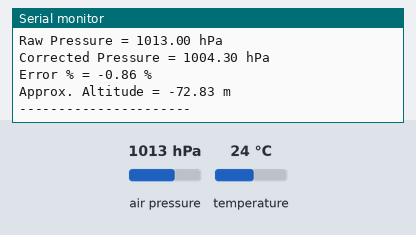
A sketch run on a simulated Arduino Uno, built with avr-gcc and run on an emulated ATmega328P. Shown: the last lines printed to the serial monitor. The inputs (shaded band) are chosen by the test bench; at power-on: air pressure 1013 hPa, temperature 24 °C.

Above: at 1.2 s.
1.3 s: air pressure set to 952 hPa
At 3.1 s:
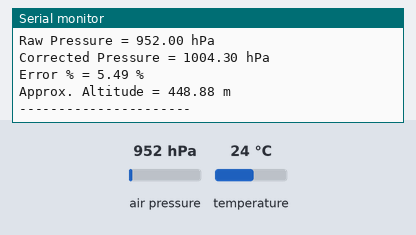
3.6 s: temperature set to 12 °C
5.9 s: air pressure set to 975 hPa
At 7.0 s:
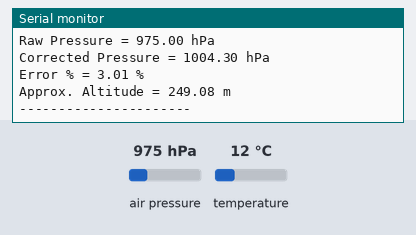
Timing chart, 0 to 8.9 s (numbered marks = the images above; inputs shaded):
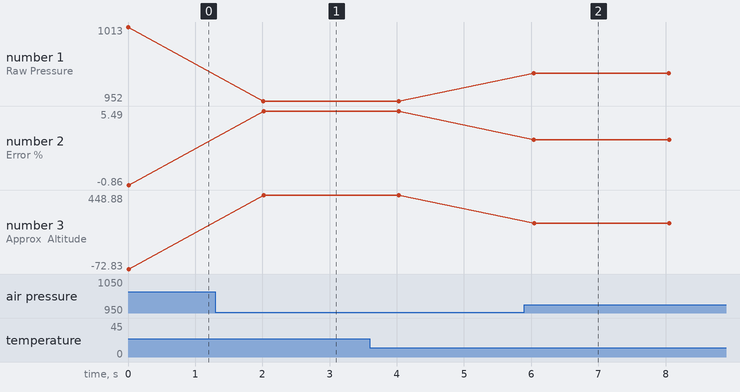

Measured:
- after the input at 1.3 s, the serial monitor: prints a new line after 0.72 s (image 1)
- after the input at 5.9 s, the serial monitor: prints a new line after 0.14 s (image 2)
- plotted number 1: 1013 → 952 after the input at 1.3 s, 952 → 975 after the input at 5.9 s
- plotted number 2: -0.86 → 5.49 after the input at 1.3 s, 5.49 → 3.01 after the input at 5.9 s
- plotted number 3: -72.83 → 448.88 after the input at 1.3 s, 448.88 → 249.08 after the input at 5.9 s

The sketch:

barometer__bmp280_.ino
```cpp
#include <Wire.h>
#include <Adafruit_Sensor.h>
#include <Adafruit_BMP280.h>

Adafruit_BMP280 bmp;

const float correctPressure = 1004.3;

void setup() {
  Serial.begin(115200);
  if (!bmp.begin(0x76)) {
    Serial.println("Could not find BMP280 sensor!");
    while (1);
  }
  Serial.println("BMP280 sensor initialized.");
}

void loop() {

  //Saving the values read from the sensor in variables.
  float temperature = bmp.readTemperature();
  float measuredPressure = bmp.readPressure() / 100.0;

  // Calculate error percentage
  float errorPercent = (correctPressure - measuredPressure) / measuredPressure * 100.0;

  // Adjust the measured pressure using the error percentage
  float correctedPressure = measuredPressure + (measuredPressure * errorPercent / 100.0);

  Serial.print("Temperature = ");
  Serial.print(temperature);
  Serial.println(" °C");

  Serial.print("Raw Pressure = ");
  Serial.print(measuredPressure);
  Serial.println(" hPa");

  Serial.print("Corrected Pressure = ");
  Serial.print(correctedPressure);
  Serial.println(" hPa");

  Serial.print("Error % = ");
  Serial.print(errorPercent);
  Serial.println(" %");

  Serial.print("Approx. Altitude = ");
  Serial.print(bmp.readAltitude(correctPressure));
  Serial.println(" m");

  Serial.println("----------------------");
  delay(2000);
}
```
